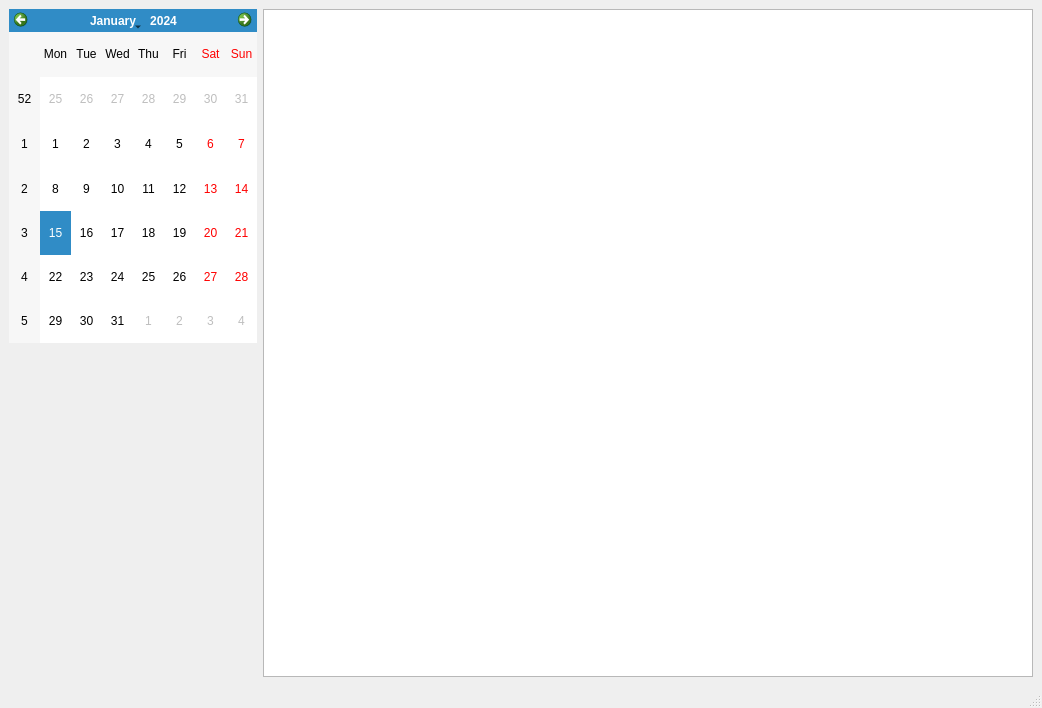
<?xml version="1.0" encoding="UTF-8"?>
<ui version="4.0">
 <class>MainWindow</class>
 <widget class="QMainWindow" name="MainWindow">
  <property name="geometry">
   <rect>
    <x>0</x>
    <y>0</y>
    <width>1042</width>
    <height>708</height>
   </rect>
  </property>
  <property name="windowTitle">
   <string>MainWindow</string>
  </property>
  <widget class="QWidget" name="centralwidget">
   <layout class="QHBoxLayout" name="horizontalLayout">
    <item>
     <widget class="QWidget" name="widget" native="true">
      <property name="sizePolicy">
       <sizepolicy hsizetype="Maximum" vsizetype="Preferred">
        <horstretch>0</horstretch>
        <verstretch>0</verstretch>
       </sizepolicy>
      </property>
      <layout class="QVBoxLayout" name="verticalLayout">
       <property name="leftMargin">
        <number>0</number>
       </property>
       <property name="topMargin">
        <number>0</number>
       </property>
       <property name="rightMargin">
        <number>0</number>
       </property>
       <property name="bottomMargin">
        <number>0</number>
       </property>
       <item>
        <widget class="QCalendarWidget" name="calendarView"/>
       </item>
       <item>
        <spacer name="verticalSpacer">
         <property name="orientation">
          <enum>Qt::Vertical</enum>
         </property>
         <property name="sizeHint" stdset="0">
          <size>
           <width>20</width>
           <height>40</height>
          </size>
         </property>
        </spacer>
       </item>
      </layout>
     </widget>
    </item>
    <item>
     <widget class="QTextEdit" name="documentView"/>
    </item>
   </layout>
  </widget>
  <widget class="QMenuBar" name="menubar">
   <property name="geometry">
    <rect>
     <x>0</x>
     <y>0</y>
     <width>1042</width>
     <height>21</height>
    </rect>
   </property>
  </widget>
  <widget class="QStatusBar" name="statusbar"/>
 </widget>
 <resources/>
 <connections/>
</ui>
